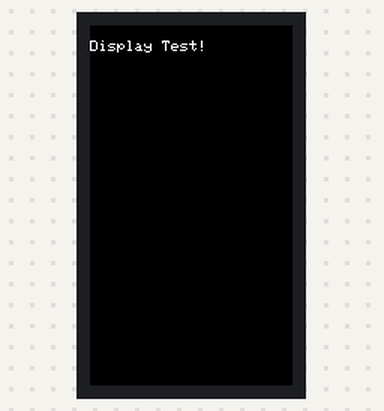
Recording of a sketch running on a simulated ESP32. Shown: 135×240 colour display. Random numbers use the default seed unless the sketch sets one.

Above: at 2.9 s.
At 3.9 s:
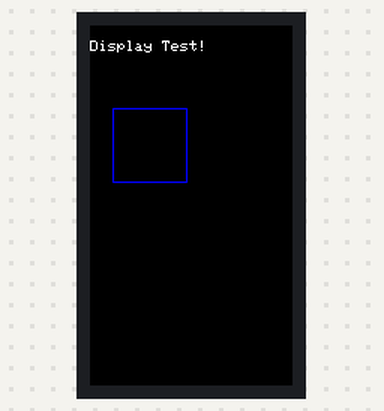
At 5.9 s:
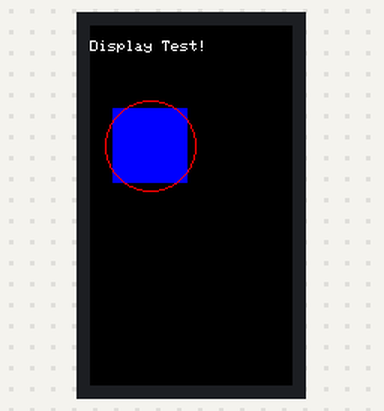
At 6.9 s:
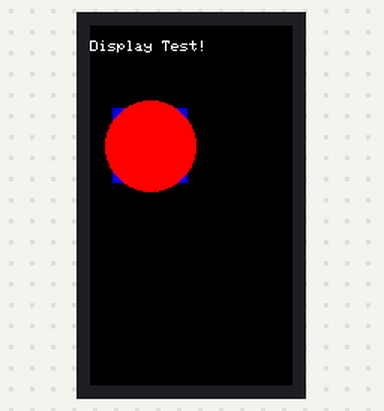
At 8.0 s:
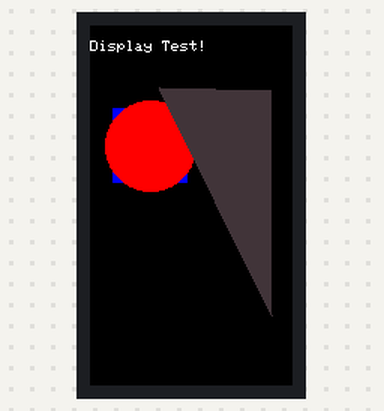
At 39.73 s:
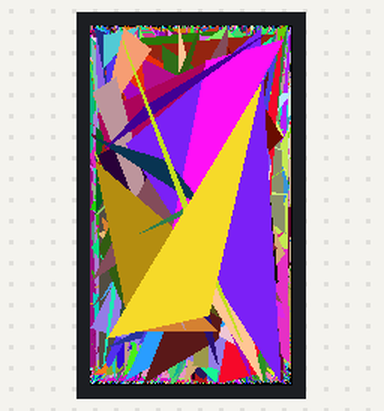

The sketch:

graphic.ino
```cpp
// (licence header left out)
#include <M5StickCPlus.h>
// the setup routine runs once when M5StickC starts up
void setup() {

  // initialize the M5StickC object
  M5.begin();

  // Lcd display
  M5.Lcd.fillScreen(WHITE);
  delay(500);
  M5.Lcd.fillScreen(RED);
  delay(500);
  M5.Lcd.fillScreen(GREEN);
  delay(500);
  M5.Lcd.fillScreen(BLUE);
  delay(500);
  M5.Lcd.fillScreen(BLACK);
  delay(500);

  // text print
  M5.Lcd.fillScreen(BLACK);
  M5.Lcd.setCursor(0, 10);
  M5.Lcd.setTextColor(WHITE);
  M5.Lcd.setTextSize(1);
  M5.Lcd.printf("Display Test!");

  // draw graphic
  delay(1000);
  M5.Lcd.drawRect(15, 55, 50, 50, BLUE);
  delay(1000);
  M5.Lcd.fillRect(15, 55, 50, 50, BLUE);
  delay(1000);
  M5.Lcd.drawCircle(40, 80, 30, RED);
  delay(1000);
  M5.Lcd.fillCircle(40, 80, 30, RED);
  delay(1000);
}

// the loop routine runs over and over again forever
void loop(){

  //rand draw
  M5.Lcd.fillTriangle(random(M5.Lcd.width()-1), random(M5.Lcd.height()-1), random(M5.Lcd.width()-1), random(M5.Lcd.height()-1), random(M5.Lcd.width()-1), random(M5.Lcd.height()-1), random(0xfffe));

  //M5.update();
}
```

Measured:
- what the display in image 0 shows lasts 1.0 s, from 2.8 s to 3.8 s
